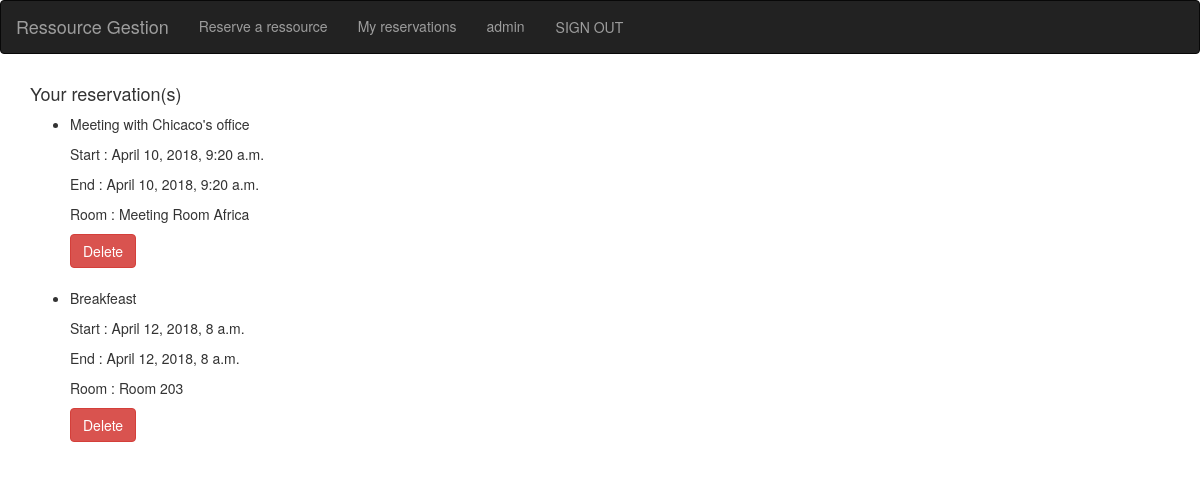
Page /myreservation/ (signed in) on the committed database.
### reservation/models.py (models this page shows, shortened)
class Reservation(models.Model):
    room = models.ForeignKey(Room, on_delete=models.CASCADE)
    startTime = models.DateTimeField('start date')
    endTime = models.DateTimeField('end date')
    reason = models.CharField(max_length=200)
    owner = models.ForeignKey('auth.User', related_name='reservation', on_delete=models.CASCADE)

class Room(models.Model):
    name = models.CharField(max_length=200)
    def __str__(self):
        return self.name

### reservation/views.py (the view)
# urls.py: url(r'^myreservation/$', views.myReservation, name='myReservation'),
def myReservation(request):
    reservation_list = Reservation.objects.filter(owner=request.user)
    context = {'reservation_list': reservation_list}
    return render(request, 'reservation/myReservation.html', context)

### reservation/templates/reservation/myReservation.html (shortened to what this page needs)
{% extends 'reservation/layout.html' %}
{% block content %}
  <div class="container">
  	{% if reservation_list %}
  			<h4>Your reservation(s) </h4>
  	    <ul>
  	    {% for reservation in reservation_list %}
  	        <li>
              <p>{{ reservation.reason }}</p>
              <p>Start : {{ reservation.startTime }}</p>
              <p>End : {{ reservation.startTime }}</p>
              <p>Room : {{ reservation.room }}</p>
              <button class="btn btn-danger" idResa="{{ reservation.id }}" >Delete</button>
            </li>
            <br>
  	    {% endfor %}
  	    </ul>
  	{% else %}
  	    <p>You don't have any reservation yet</p>
  	{% endif %}
  </div>
{% endblock %}

### reservation/templates/reservation/layout.html (shortened to what this page needs)
<link rel="stylesheet" href="https://maxcdn.bootstrapcdn.com/bootstrap/3.3.7/css/bootstrap.min.css">
<link rel='stylesheet' href='https://cdnjs.cloudflare.com/ajax/libs/fullcalendar/3.9.0/fullcalendar.min.css' />
<nav class="navbar navbar-inverse">
  <div class="container-fluid">
    <div class="navbar-header">
      <a class="navbar-brand" href="/">Ressource Gestion</a>
    </div>
    <ul class="nav navbar-nav">
      {% if user.is_authenticated %}
        <li><a href="/reserve">Reserve a ressource</a></li>
        <li><a href="/myreservation">My reservations</a></li>
        <li><a> {{ user.username }} </a></li>
        <li><a class="btn" href="/api-auth/logout/?next=/">SIGN OUT</a></li>
	    {% else %}
        <li><a class="btn" href="{% url 'social:begin' 'google-oauth2' %}">SIGN IN</a></li>
	    {% endif %}
    </ul>
  </div>
</nav>
{% block content %}
{% endblock %}

### rows in the picture
Reservation: reason "Meeting with Chicaco's office", startTime "April 10, 2018, 9:20 a.m.", room "Meeting Room Africa"
Reservation: reason "Breakfeast", startTime "April 12, 2018, 8 a.m.", room "Room 203"

### other values in the picture
{{ user.username }} "admin"
